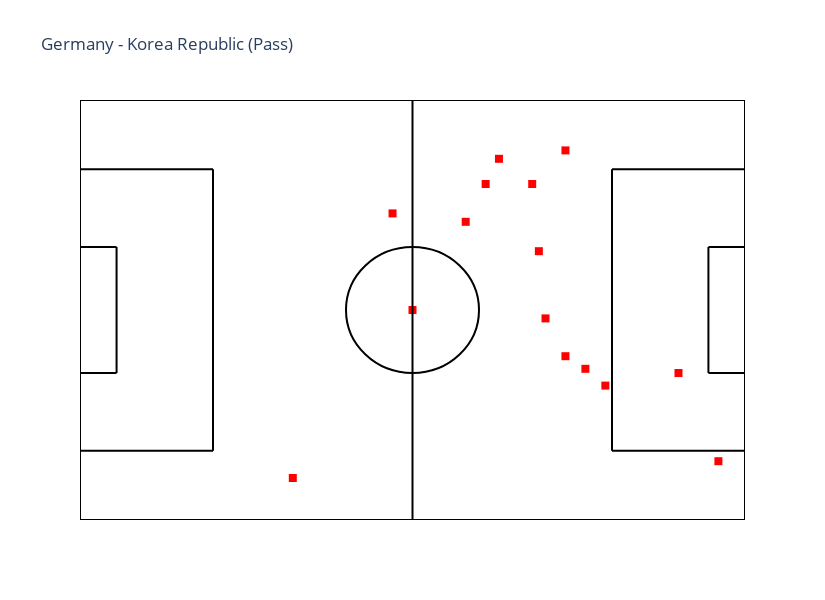
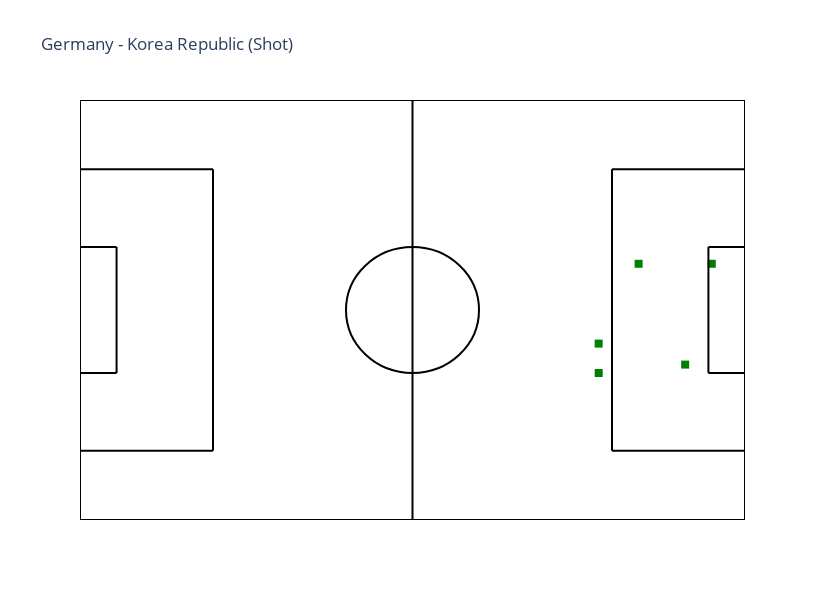

The code cell stored with these charts, in order, in its notebook:
### Markdown cell above
##### Visualize only Son Heung-Min's Pass and Shot

### Code cell
#Only Son's Pass and Shot
pass_group_dict = {
    'Son Heung-Min': 'red'
}

shot_group_dict = {
    'Son Heung-Min': 'green'
}

plot_events(match_events, col_name='player_name', group_dict=pass_group_dict, event_type='Pass')
plot_events(match_events, col_name='player_name', group_dict=shot_group_dict, event_type='Shot')

### Figure 1 — Plotly figure (JSON) as saved in the notebook; plotly's stock layout.template omitted (floating-point values rounded to 4 significant figures)
{"data": [{"marker": {"color": "red", "size": 8, "symbol": "square"}, "mode": "markers", "name": "Son Heung-Min", "text": ["Pass by Son Heung-Min, 1H 39:45", "Pass by Son Heung-Min, 1H 43:10", "Pass by Son Heung-Min, 1H 43:50", "Pass by Son Heung-Min, 1H 43:57", "Pass by Son Heung-Min, 2H 00:01", "Pass by Son Heung-Min, 2H 02:36", "Pass by Son Heung-Min, 2H 08:41", "Pass by Son Heung-Min, 2H 17:54", "Pass by Son Heung-Min, 2H 19:13", "Pass by Son Heung-Min, 2H 20:40", "Pass by Son Heung-Min, 2H 21:48", "Pass by Son Heung-Min, 2H 21:55", "Pass by Son Heung-Min, 2H 29:15", "Pass by Son Heung-Min, 2H 39:46", "Pass by Son Heung-Min, 2H 43:00"], "type": "scatter", "x": [70.72, 79.04, 75.92, 99.84, 52, 82.16, 60.32, 48.88, 72.8, 93.6, 63.44, 75.92, 33.28, 65.52, 71.76], "y": [54.4, 24.48, 26.52, 9.52, 34, 21.76, 48.28, 49.64, 32.64, 23.8, 54.4, 59.84, 6.8, 58.48, 43.52]}], "layout": {"autosize": false, "height": 600, "hovermode": "closest", "plot_bgcolor": "rgb(255, 255, 255)", "shapes": [{"line": {"color": "black"}, "type": "circle", "x0": 41.6, "x1": 62.4, "xref": "x", "y0": 23.8, "y1": 44.2, "yref": "y"}, {"line": {"color": "black"}, "type": "line", "x0": 0, "x1": 20.8, "xref": "x", "y0": 11.22, "y1": 11.22, "yref": "y"}, {"line": {"color": "black"}, "type": "line", "x0": 20.8, "x1": 20.8, "xref": "x", "y0": 11.22, "y1": 56.78, "yref": "y"}, {"line": {"color": "black"}, "type": "line", "x0": 20.8, "x1": 0, "xref": "x", "y0": 56.78, "y1": 56.78, "yref": "y"}, {"line": {"color": "black"}, "type": "line", "x0": 104, "x1": 83.2, "xref": "x", "y0": 11.22, "y1": 11.22, "yref": "y"}, {"line": {"color": "black"}, "type": "line", "x0": 83.2, "x1": 83.2, "xref": "x", "y0": 11.22, "y1": 56.78, "yref": "y"}, {"line": {"color": "black"}, "type": "line", "x0": 83.2, "x1": 104, "xref": "x", "y0": 56.78, "y1": 56.78, "yref": "y"}, {"line": {"color": "black"}, "type": "line", "x0": 0, "x1": 5.72, "xref": "x", "y0": 23.8, "y1": 23.8, "yref": "y"}, {"line": {"color": "black"}, "type": "line", "x0": 5.72, "x1": 5.72, "xref": "x", "y0": 23.8, "y1": 44.2, "yref": "y"}, {"line": {"color": "black"}, "type": "line", "x0": 5.72, "x1": 0, "xref": "x", "y0": 44.2, "y1": 44.2, "yref": "y"}, {"line": {"color": "black"}, "type": "line", "x0": 104, "x1": 98.28, "xref": "x", "y0": 23.8, "y1": 23.8, "yref": "y"}, {"line": {"color": "black"}, "type": "line", "x0": 98.28, "x1": 98.28, "xref": "x", "y0": 23.8, "y1": 44.2, "yref": "y"}, {"line": {"color": "black"}, "type": "line", "x0": 98.28, "x1": 104, "xref": "x", "y0": 44.2, "y1": 44.2, "yref": "y"}, {"line": {"color": "black"}, "type": "line", "x0": 52, "x1": 52, "xref": "x", "y0": 68, "y1": 0, "yref": "y"}, {"line": {"color": "black"}, "type": "line", "x0": 0, "x1": 0, "xref": "x", "y0": 0, "y1": 68, "yref": "y"}, {"line": {"color": "black"}, "type": "line", "x0": 104, "x1": 104, "xref": "x", "y0": 0, "y1": 68, "yref": "y"}, {"line": {"color": "black"}, "type": "line", "x0": 0, "x1": 104, "xref": "x", "y0": 68, "y1": 68, "yref": "y"}, {"line": {"color": "black"}, "type": "line", "x0": 0, "x1": 104, "xref": "x", "y0": 0, "y1": 0, "yref": "y"}], "title": {"text": "Germany - Korea Republic (Pass)"}, "width": 825, "xaxis": {"range": [0, 104], "showgrid": false, "showticklabels": false}, "yaxis": {"range": [0, 68], "showgrid": false, "showticklabels": false}}}

### Figure 2 — Plotly figure (JSON) as saved in the notebook; plotly's stock layout.template omitted (floating-point values rounded to 4 significant figures)
{"data": [{"marker": {"color": "green", "size": 8, "symbol": "square"}, "mode": "markers", "name": "Son Heung-Min", "text": ["Shot by Son Heung-Min, 1H 24:02", "Shot by Son Heung-Min, 1H 47:49", "Shot by Son Heung-Min, 2H 17:04", "Shot by Son Heung-Min, 2H 32:43", "Shot by Son Heung-Min, 2H 50:51"], "type": "scatter", "x": [94.64, 81.12, 81.12, 87.36, 98.8], "y": [25.16, 23.8, 28.56, 41.48, 41.48]}], "layout": {"autosize": false, "height": 600, "hovermode": "closest", "plot_bgcolor": "rgb(255, 255, 255)", "shapes": [{"line": {"color": "black"}, "type": "circle", "x0": 41.6, "x1": 62.4, "xref": "x", "y0": 23.8, "y1": 44.2, "yref": "y"}, {"line": {"color": "black"}, "type": "line", "x0": 0, "x1": 20.8, "xref": "x", "y0": 11.22, "y1": 11.22, "yref": "y"}, {"line": {"color": "black"}, "type": "line", "x0": 20.8, "x1": 20.8, "xref": "x", "y0": 11.22, "y1": 56.78, "yref": "y"}, {"line": {"color": "black"}, "type": "line", "x0": 20.8, "x1": 0, "xref": "x", "y0": 56.78, "y1": 56.78, "yref": "y"}, {"line": {"color": "black"}, "type": "line", "x0": 104, "x1": 83.2, "xref": "x", "y0": 11.22, "y1": 11.22, "yref": "y"}, {"line": {"color": "black"}, "type": "line", "x0": 83.2, "x1": 83.2, "xref": "x", "y0": 11.22, "y1": 56.78, "yref": "y"}, {"line": {"color": "black"}, "type": "line", "x0": 83.2, "x1": 104, "xref": "x", "y0": 56.78, "y1": 56.78, "yref": "y"}, {"line": {"color": "black"}, "type": "line", "x0": 0, "x1": 5.72, "xref": "x", "y0": 23.8, "y1": 23.8, "yref": "y"}, {"line": {"color": "black"}, "type": "line", "x0": 5.72, "x1": 5.72, "xref": "x", "y0": 23.8, "y1": 44.2, "yref": "y"}, {"line": {"color": "black"}, "type": "line", "x0": 5.72, "x1": 0, "xref": "x", "y0": 44.2, "y1": 44.2, "yref": "y"}, {"line": {"color": "black"}, "type": "line", "x0": 104, "x1": 98.28, "xref": "x", "y0": 23.8, "y1": 23.8, "yref": "y"}, {"line": {"color": "black"}, "type": "line", "x0": 98.28, "x1": 98.28, "xref": "x", "y0": 23.8, "y1": 44.2, "yref": "y"}, {"line": {"color": "black"}, "type": "line", "x0": 98.28, "x1": 104, "xref": "x", "y0": 44.2, "y1": 44.2, "yref": "y"}, {"line": {"color": "black"}, "type": "line", "x0": 52, "x1": 52, "xref": "x", "y0": 68, "y1": 0, "yref": "y"}, {"line": {"color": "black"}, "type": "line", "x0": 0, "x1": 0, "xref": "x", "y0": 0, "y1": 68, "yref": "y"}, {"line": {"color": "black"}, "type": "line", "x0": 104, "x1": 104, "xref": "x", "y0": 0, "y1": 68, "yref": "y"}, {"line": {"color": "black"}, "type": "line", "x0": 0, "x1": 104, "xref": "x", "y0": 68, "y1": 68, "yref": "y"}, {"line": {"color": "black"}, "type": "line", "x0": 0, "x1": 104, "xref": "x", "y0": 0, "y1": 0, "yref": "y"}], "title": {"text": "Germany - Korea Republic (Shot)"}, "width": 825, "xaxis": {"range": [0, 104], "showgrid": false, "showticklabels": false}, "yaxis": {"range": [0, 68], "showgrid": false, "showticklabels": false}}}
